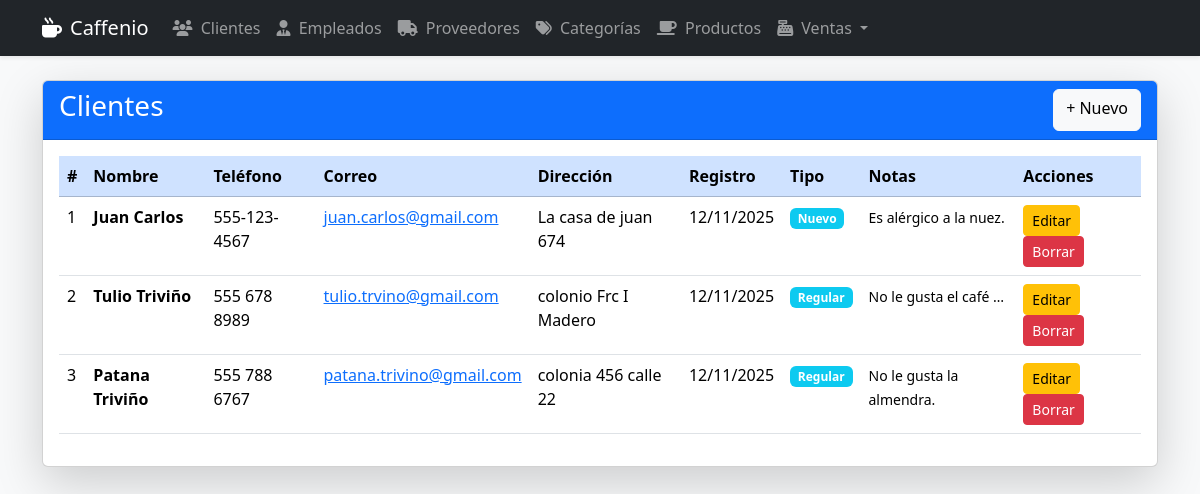
/clientes/, run on the app's committed database.
### app_Caffenio/models.py (models this page shows, shortened)
class Cliente(models.Model):
    nombre = models.CharField(max_length=100)
    telefono = models.CharField(max_length=15)
    correo = models.EmailField(unique=True)
    direccion = models.CharField(max_length=200)
    fecha_registro = models.DateField(auto_now_add=True)
    tipo_cliente = models.CharField(max_length=20, choices=[('regular', 'Regular'), ('frecuente', 'Frecuente'), ('nuevo', 'Nuevo')], default='nuevo')
    notas = models.TextField(blank=True)

### app_Caffenio/views.py (the view)
# urls.py: path('clientes/', views.ver_clientes, name='ver_clientes'),
def ver_clientes(request):
    clientes = Cliente.objects.all()
    return render(request, 'cliente/ver_clientes.html', {'clientes': clientes})

### app_Caffenio/templates/cliente/ver_clientes.html (shortened to what this page needs)
{% extends 'base.html' %}
{% block content %}
<div class="card shadow-lg mt-4">
    <div class="card-header bg-primary text-white d-flex justify-content-between">
        <h3>Clientes</h3>
        <a href="{% url 'agregar_cliente' %}" class="btn btn-light">+ Nuevo</a>
    </div>
    <div class="card-body">
        <table class="table table-hover">
            <thead class="table-primary">
                <tr>
                    <th>#</th>
                    <th>Nombre</th>
                    <th>Teléfono</th>
                    <th>Correo</th>
                    <th>Dirección</th>
                    <th>Registro</th>
                    <th>Tipo</th>
                    <th>Notas</th>
                    <th>Acciones</th>
                </tr>
            </thead>
            <tbody>
                {% for c in clientes %}
                <tr>
                    <td>{{ forloop.counter }}</td>
                    <td><strong>{{ c.nombre }}</strong></td>
                    <td>{{ c.telefono }}</td>
                    <td><a href="mailto:{{ c.correo }}">{{ c.correo }}</a></td>
                    <td>{{ c.direccion }}</td>
                    <td>{{ c.fecha_registro|date:"d/m/Y" }}</td>
                    <td><span class="badge bg-info">{{ c.get_tipo_cliente_display }}</span></td>
                    <td><small>{{ c.notas|truncatewords:5 }}</small></td>
                    <td>
                        <a href="{% url 'actualizar_cliente' c.id %}" class="btn btn-warning btn-sm">Editar</a>
                        <a href="{% url 'borrar_cliente' c.id %}" class="btn btn-danger btn-sm">Borrar</a>
                    </td>
                </tr>
                {% empty %}
                <tr><td colspan="9" class="text-center">No hay clientes</td></tr>
                {% endfor %}
            </tbody>
        </table>
    </div>
</div>
{% endblock %}

### data on the page
Cliente: nombre "Juan Carlos", telefono "555-123-4567", correo "juan.carlos@gmail.com", direccion "La casa de juan 674", fecha_registro "12/11/2025", tipo_cliente "Nuevo", notas "Es alérgico a la nuez."
Cliente: nombre "Tulio Triviño", telefono "555 678 8989", correo "tulio.trvino@gmail.com", direccion "colonio Frc I Madero", fecha_registro "12/11/2025", tipo_cliente "Regular", notas "No le gusta el café …"
Cliente: nombre "Patana Triviño", telefono "555 788 6767", correo "patana.trivino@gmail.com", direccion "colonia 456 calle 22", fecha_registro "12/11/2025", tipo_cliente "Regular", notas "No le gusta la almendra."
